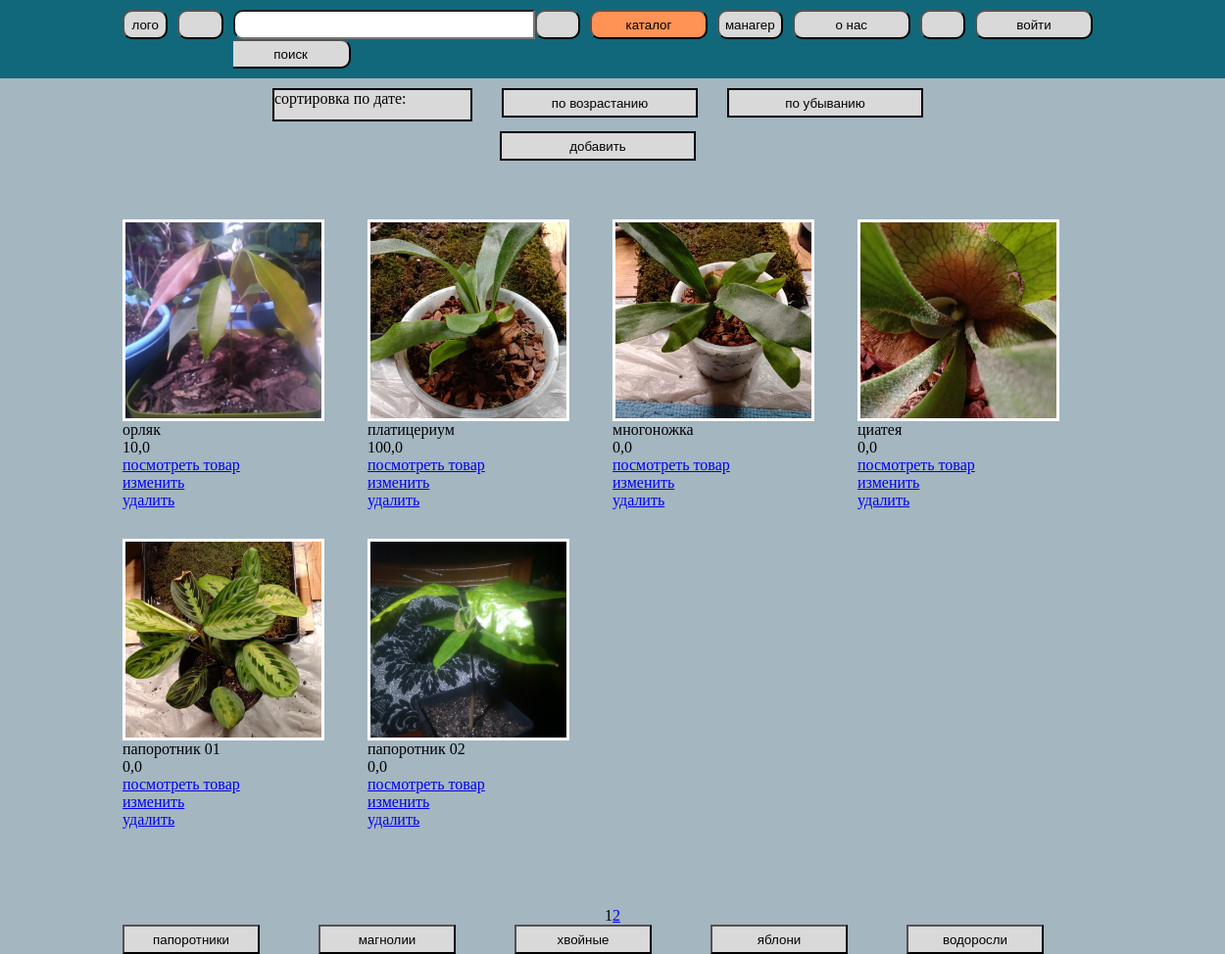
Page /catalog/ on the committed database.
### bazaapp/models.py (models this page shows, shortened)
class Product(models.Model):
    title = models.CharField(max_length=20)
    tekst = models.TextField()
    price = models.FloatField(default = 0.0)
    data_create = models.DateTimeField(auto_now_add = True)
    vnalicii = models.BooleanField()
    image = models.ImageField(null = True, upload_to='images')
    category = models.ForeignKey(Category, on_delete=models.CASCADE)

### bazaapp/views.py (the view)
# urls.py: path('catalog/', ProductsList.as_view(), name='product'),
class ProductsList(ListView):
    model = Product
    qyeryset = Product.objects.filter(price__lt=300).order_by('data_create')
    template_name = 'products.html'
    context_object_name = 'products'
    paginate_by = 6

### templates/products.html (shortened to what this page needs)
{% extends 'flatpages/default.html' %}
{% block 5 %}class="buttonactive"{% endblock 5 %}
{% block 6 %}<button >манагер</button>{% endblock 6 %}
{% block container-edit %}
        <div class="container-up">
            <div class="nav-content-up">
                <form action="{% url 'product_create' %}"><button {% block 18 %}class="button-up"{% endblock 18 %}>добавить</button></form>
            </div>
        </div>
{% endblock container-edit %}
{% block content %}
   {% if products %}
<div class="products">
<div class="container">
    <div class="products-content">
           {% for product in products %}
           <div class="item">
               <div class="image" style="background-image: url(/media/{{ product.image }})"></div>
               <div class="item-info">
               <p class="title">{{ product.title }}</p>
               <p class="price">{{ product.price }}</p>
               <p class="price"><a href="{% url 'product_number' product.id %}">посмотреть товар</a></p>
               <p class="price"><a href="{% url 'product_update' product.id %}">изменить</a></p>
               <p class="price"><a href="{% url 'product_delete' product.id %}">удалить</a></p>
               </div>
           </div>
           {% endfor %}
    </div>
</div>
</div>
   {% else %}
       <h2>Товаров нет!</h2>
   {% endif %}
<p class="pagina">
   {{ page_obj.number }}
   {% if page_obj.has_next %}
       <a href="?page={{ page_obj.next_page_number }}">{{ page_obj.next_page_number }}</a>
   {% endif %}
</p>
{% endblock content %}

### templates/flatpages/default.html (shortened to what this page needs)
<!DOCTYPE html>
<html lang="en">
    <head>
        {% load static %}
        <link href="{% static 'css/styles2.css' %}" rel="stylesheet" />
    </head>
    <body>
    <nav>
        <div class="container">
            <div class="nav-content">
                <button {% block 1 %}{% endblock 1 %}>лого</button>
                <button {% block 2 %}{% endblock 2 %}></button>
                <div class="input-wrapper">
                <input type="text">
                <button {% block 3 %}{% endblock 3 %}>поиск</button>
                </div>
                <button {% block 4 %}{% endblock 4 %}></button>
                <form action="{% url 'product' %}"><button {% block 5 %}{% endblock 5 %}>каталог</button></form>
                {% block 6 %}<button ></button>{% endblock 6 %}
                <form action="/main/about/"><button {% block 7 %}{% endblock 7 %}>о нас</button></form>
                <button {% block 8 %}{% endblock 8 %}></button>
                {% block 9 %}<form action="{% url 'login' %}"><button >войти</button></form>{% endblock 9 %}
            </div>
        </div>
    </nav>
{% block container-up %}
        <div class="container-up">
            <div class="nav-content-up">
                <p {% block 15 %}class="button-up"{% endblock 15 %}>сортировка по дате:</p>
                <button {% block 16 %}class="button-up"{% endblock 16 %}>по возрастанию</button>
                <button {% block 17 %}class="button-up"{% endblock 17 %}>по убыванию</button>
            </div>
        </div>
{% endblock container-up %}
{% block container-edit %}{% endblock container-edit %}
           {% block content %}{% endblock content %}
{% block container-down %}
        <div class="container-down">
            <div class="nav-content-down">
                <button {% block 10 %}class="button-down"{% endblock 10 %}>папоротники</button>
                <button {% block 11 %}class="button-down"{% endblock 11 %}>магнолии</button>
                <button {% block 12 %}class="button-down"{% endblock 12 %}>хвойные</button>
                <button {% block 13 %}class="button-down"{% endblock 13 %}>яблони</button>
                <button {% block 14 %}class="button-down"{% endblock 14 %}>водоросли</button>
            </div>
        </div>
{% endblock container-down %}
    </body>
</html>

### static/css/styles2.css (style rules this page uses)
body { margin: 0px; padding: 0px; background-color: #A4B6C0; }
p { margin: 0px; padding: 0px; }
nav { background-color: #11687B; padding: 10px 0px; }
.container { width: 80%; margin: 0px auto; }
.input-wrapper button { border-left: none; border-top-left-radius: 0px; border-bottom-left-radius: 0px; }
.input-wrapper input { height: 24px; border-top-left-radius: 10px; border-bottom-left-radius: 10px; width: 300px; }
nav button { border-radius: 10px; width: 120px; height: 30px; background-color: #D9D9D9; margin: 0px 10px 0px 0px; }
.buttonactive { background-color: #FF9255; }
.nav-content { display: flex; justify-content: center; }
.products { padding: 50px 0; }
.products .item { width: 25%; margin-bottom: 30px; }
.products-content { display: flex; flex-wrap: wrap; justify-content: flex-start; }
.products .image { width:200px; height:200px; background-size: cover; background-position: center center; background-repeat: no-repeat; border: 3px solid #ffffff; }
.container-up { width: 80%; margin: 10px auto; }
.nav-content-up { display: flex; justify-content: center; }
.button-up { width: 200px; height: 30px; background-color: #D9D9D9; margin: 0px 30px 0px 0px; border: 2px solid black; }
.pagina { display: flex; justify-content: center; }
.container-down { width: 80%; margin: 0px auto; }
.nav-content-down { display: flex; justify-content: center; }
.button-down { width: 250px; height: 30px; background-color: #D9D9D9; margin: 0px 60px 0px 0px; }
.item-info p { width:400px }

### rows in the picture
Product: image (picture), title "орляк", price "10,0"
Product: image (picture), title "платицериум", price "100,0"
Product: image (picture), title "многоножка", price "0,0"
Product: image (picture), title "циатея", price "0,0"
Product: image (picture), title "папоротник 01", price "0,0"
Product: image (picture), title "папоротник 02", price "0,0"

### other values in the picture
{{ page_obj.number }} "1"
{{ page_obj.next_page_number }} "2"
